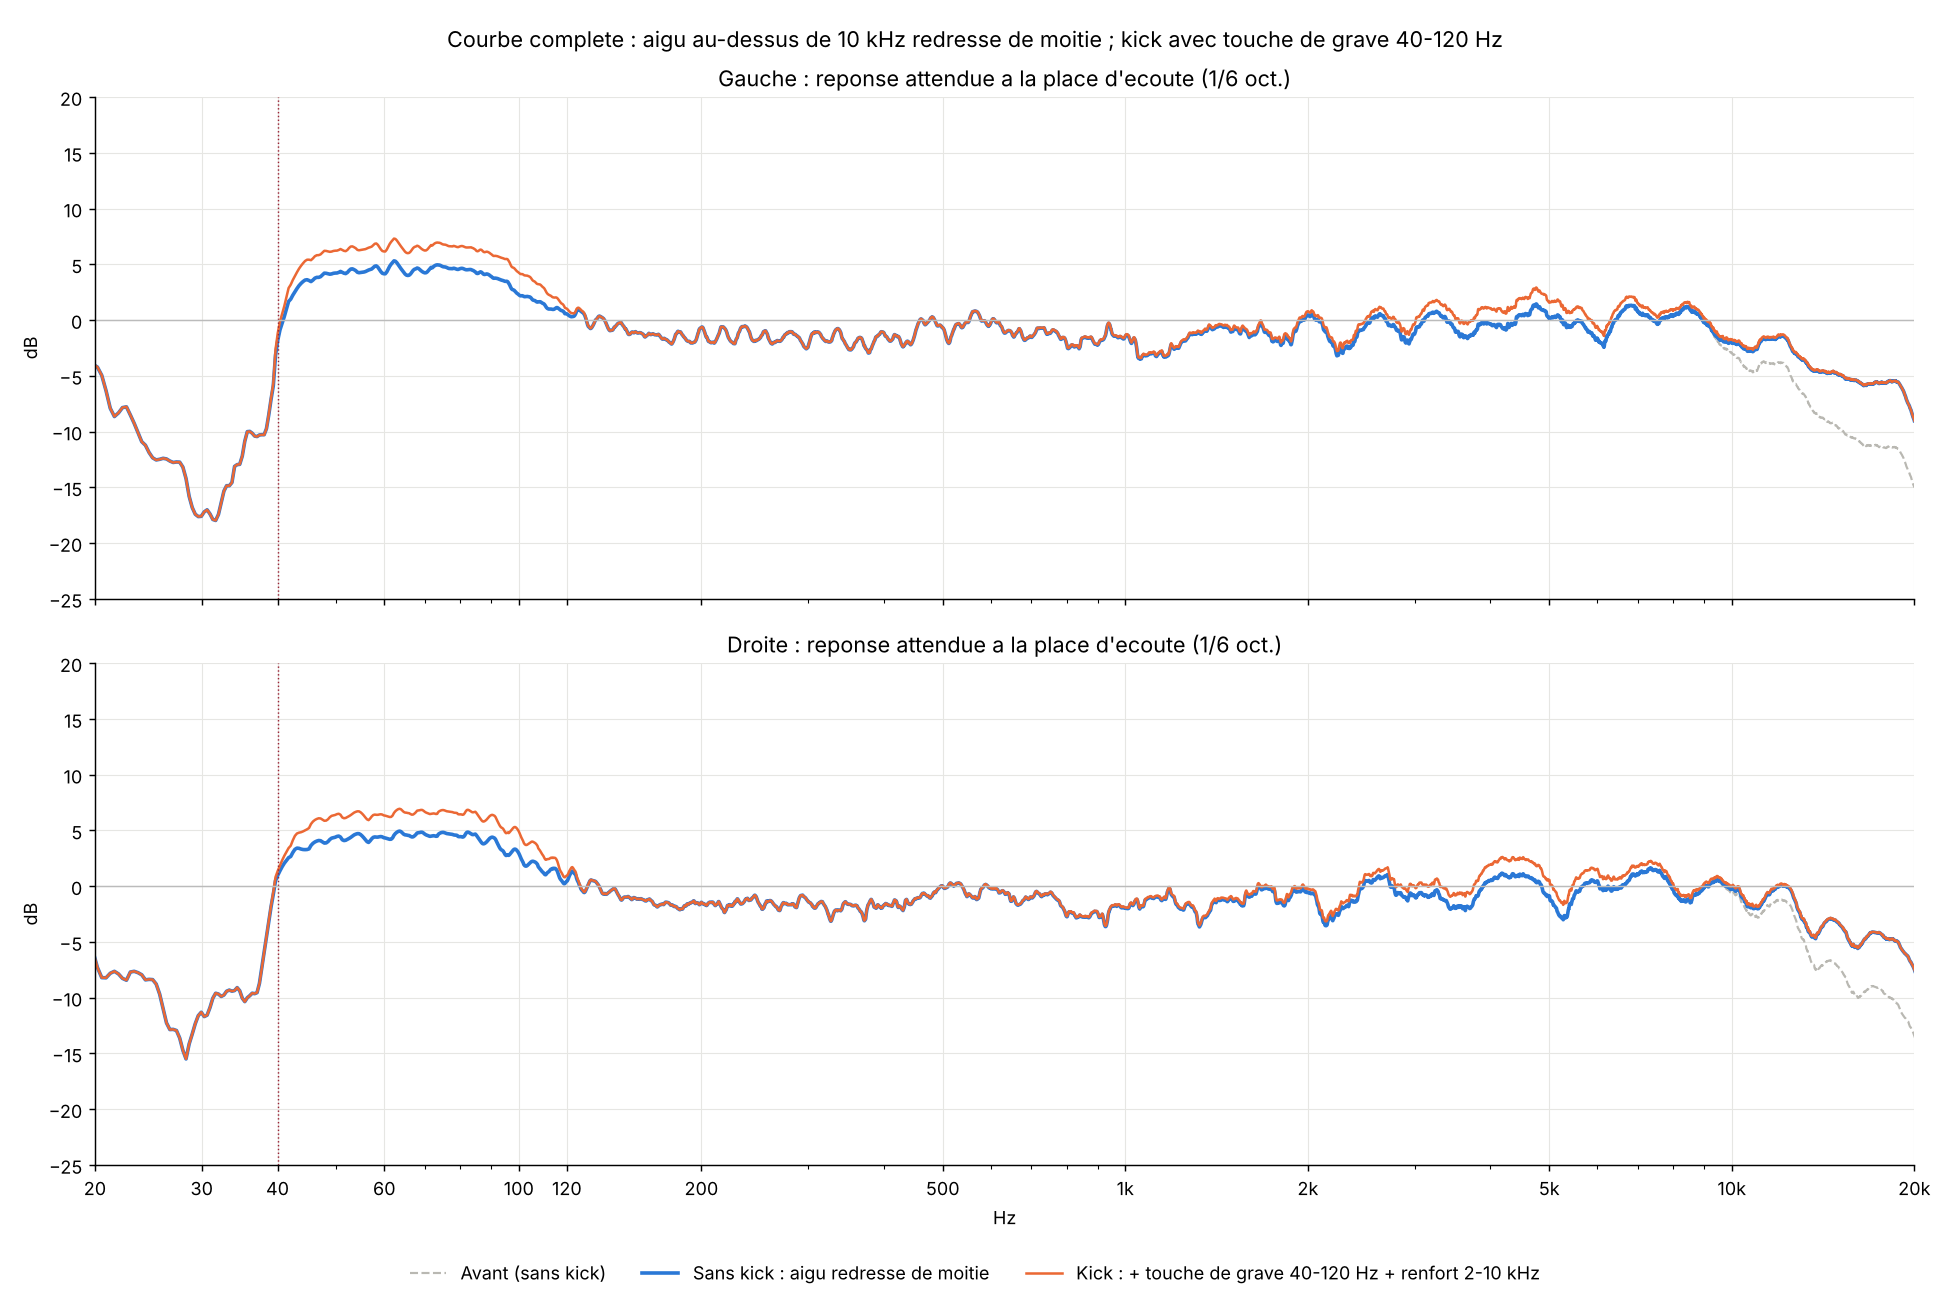

Source code (Python):
"""23/11/2026 (Rulio12) : 1) version kick : petite touche de grave 40-120 Hz (+2 dB, plateau 45-100 Hz,
retour a 0 a 130 Hz, rien sous 40 Hz) ; la version sans kick ne change pas dans le grave.
2) les deux versions : pente au-dessus de 10 kHz redressee de moitie (renfort = moitie de l'ecart a 0 dB,
mesure lissee 1/3 oct., rampe 9-10,5 kHz, plafond +6 dB). Micro non calibre : l'aigu mesure est a prendre avec prudence.
Depart : FIR *_l456.

    python3 correction/convolution/touche.py   -> final/fir_{L,R}_{sanskick,kick}_t120.raw, touche.png
"""
import os
import numpy as np
D = os.path.dirname(os.path.abspath(__file__)); R = os.path.join(D, "..", "..")
FS = 44100; N = 1 << 17; f = np.fft.rfftfreq(N, 1 / FS); f1 = f.copy(); f1[0] = 1e-3
REF = (f >= 200) & (f <= 500)
db = lambda h: 20 * np.log10(np.abs(h) + 1e-12)
fir = lambda n: np.fft.rfft(np.fromfile(os.path.join(D, "final", n), "<f4").astype(float), N)
lg = lambda a, b: np.clip(np.log(f1 / a) / np.log(b / a), 0, 1)
cos_up = lambda a, b: 0.5 - 0.5 * np.cos(np.pi * lg(a, b))


def smooth_db(x, frac):
    p = 10 ** (x / 10); cs = np.concatenate([[0], np.cumsum(p)])
    lo = np.searchsorted(f, f * 2 ** (-frac / 2)); hi = np.maximum(np.searchsorted(f, f * 2 ** (frac / 2), side="right"), lo + 1)
    return 10 * np.log10((cs[hi] - cs[lo]) / (hi - lo))


def min_phase(G, n):
    c = np.fft.irfft(np.log(10 ** (G / 20)), N); ww = np.zeros(N); ww[0] = 1; ww[1:N // 2] = 2; ww[N // 2] = 1
    h = np.fft.irfft(np.exp(np.fft.rfft(c * ww, N)), N)[:n]
    fade = n // 8; h[-fade:] *= 0.5 * (1 + np.cos(np.linspace(0, np.pi, fade)))
    return h


grave = 2.0 * cos_up(40, 45) * (1 - cos_up(100, 130))       # touche de grave du kick
z = np.load(os.path.join(R, "mesure/resultats/ir/verif_bouton_sans.npz"))
import matplotlib; matplotlib.use("Agg"); import matplotlib.pyplot as plt, matplotlib.ticker
fig, ax = plt.subplots(2, 1, figsize=(15, 10), sharex=True)
for j, (ch, nom) in enumerate((("L", "Gauche"), ("R", "Droite"))):
    base = np.fft.rfft(z[ch], N) / fir(f"fir_{ch}_sanskick_avant38.raw")
    off = np.mean(smooth_db(db(base * fir(f"fir_{ch}_sanskick_b7f76.raw")), 1 / 6)[REF])
    r3 = smooth_db(db(base * fir(f"fir_{ch}_sanskick_l456.raw")), 1 / 3) - off
    aigu = np.clip(-0.5 * r3, 0, 6.0) * cos_up(9000, 10500)
    aigu[f > 21000] = aigu[np.searchsorted(f, 21000)]
    for v, extra in (("sanskick", aigu), ("kick", aigu + grave)):
        h0 = np.fromfile(os.path.join(D, "final", f"fir_{ch}_{v}_l456.raw"), "<f4").astype(float)
        h = min_phase(db(np.fft.rfft(h0, N)) + extra, len(h0)); h.astype("<f4").tofile(os.path.join(D, "final", f"fir_{ch}_{v}_t120.raw"))
        print(ch, v, "renfort aigu 12/16/20 kHz", [round(float(aigu[np.argmin(abs(f - x))]), 1) for x in (12000, 16000, 20000)],
              "| grave 40/60/100/130", [round(float(extra[np.argmin(abs(f - x))]), 1) for x in (40, 60, 100, 130)],
              "| crete", round(float(db(np.fft.rfft(h, N))[f < 20000].max()) - 20.5, 1), "dBFS")
    c = lambda n: smooth_db(db(base * fir(n)), 1 / 6) - off
    ax[j].plot(f[1:], c(f"fir_{ch}_sanskick_l456.raw")[1:], color="#b9b8b2", lw=1.2, ls="--", label="Avant (sans kick)")
    ax[j].plot(f[1:], c(f"fir_{ch}_sanskick_t120.raw")[1:], color="#2a78d6", lw=2.0, label="Sans kick : aigu redresse de moitie")
    ax[j].plot(f[1:], c(f"fir_{ch}_kick_t120.raw")[1:], color="#eb6834", lw=1.4, label="Kick : + touche de grave 40-120 Hz + renfort 2-10 kHz")
    ax[j].axvline(40, color="#9b2335", lw=0.8, ls=":")
    ax[j].set_title(f"{nom} : reponse attendue a la place d'ecoute (1/6 oct.)")
    ax[j].set_xscale("log"); ax[j].set_xlim(20, 20000); ax[j].set_ylim(-25, 20); ax[j].axhline(0, color="#bbb", lw=0.8)
    t = [20, 30, 40, 60, 100, 120, 200, 500, 1000, 2000, 5000, 10000, 20000]
    ax[j].set_xticks(t); ax[j].set_xticklabels([str(x) if x < 1000 else f"{x // 1000}k" for x in t])
    ax[j].xaxis.set_minor_formatter(matplotlib.ticker.NullFormatter()); ax[j].grid(True, color="#e6e6e3", lw=0.6); ax[j].set_ylabel("dB")
    for sp in ("top", "right"): ax[j].spines[sp].set_visible(False)
ax[1].set_xlabel("Hz")
h_, l_ = ax[0].get_legend_handles_labels(); fig.legend(h_, l_, loc="lower center", ncol=3, fontsize=10, frameon=False)
fig.suptitle("Courbe complete : aigu au-dessus de 10 kHz redresse de moitie ; kick avec touche de grave 40-120 Hz", fontsize=12)
fig.tight_layout(rect=(0, 0.04, 1, 1)); fig.savefig(os.path.join(D, "touche.png"), dpi=130)
